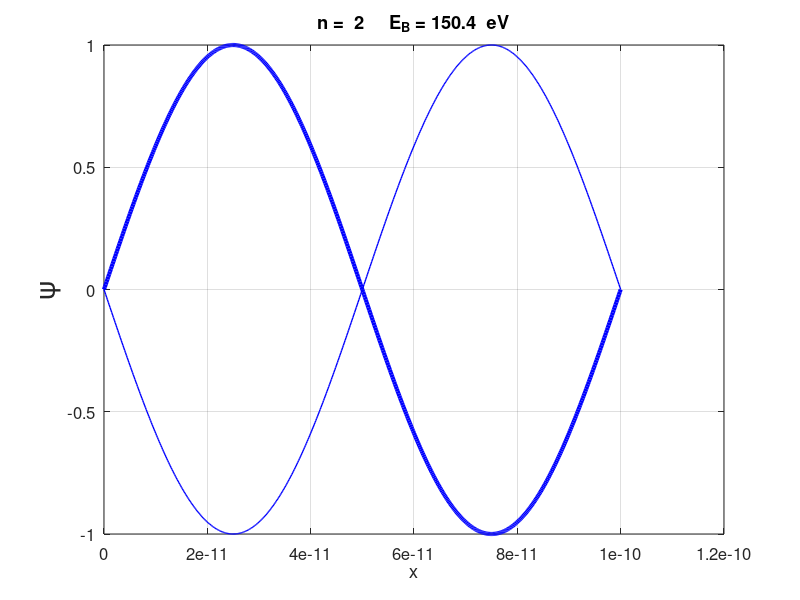
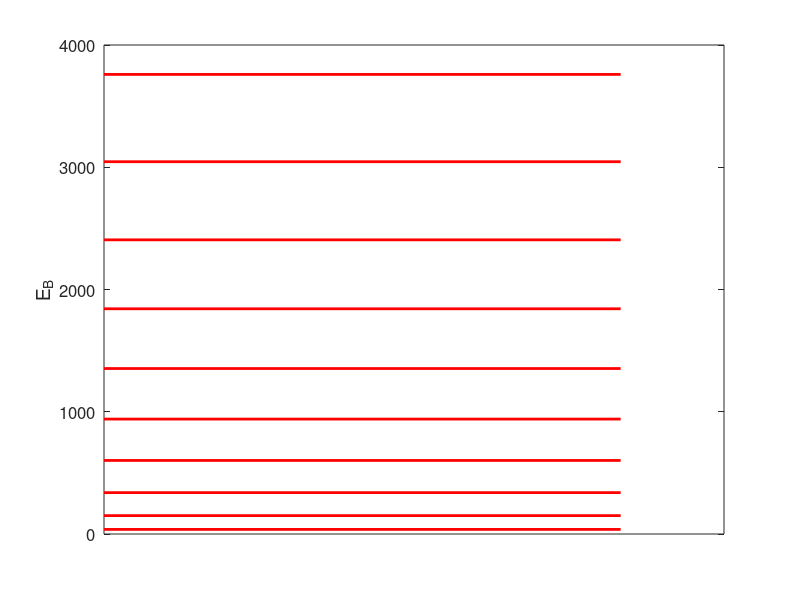

These charts were generated, in order, by the following MATLAB code:
% qmInfWellm

% QUANTUM MECHANICS
%  An electron in an infinitely deep square well 
%  Schrodinger Equation : eigenvalue and eigenfunctions
%  Spatial wavefunction
% Binding energy spectrum

% Ian Cooper
% email: matlabvisualphysics@gmail.com
% 200425 / Matlab version R2020a

% DOING PHYSICS WITH MATLAB 
%    http://www.physics.usyd.edu.au/teach_res/mp/mphome.htm
% Reference page for documentation and notes
%    http://www.physics.usyd.edu.au/teach_res/mp/doc/qmPotential.htm
% Download Location
%    http://www.physics.usyd.edu.au/teach_res/mp/mscripts/
  

clear 
close all
clc


% INPUTS  =============================================================

% STATE: Principle quantum Number   n = 1,2,3, ...  
  n = 2;
% Number of grid points
  N = 599;
% Length of rod [m]
  L = 0.1e-9;
  
% CONSTANTS  ==========================================================
% Planck constant [ J.s] / Reduced Planck's constant
  h = 6.626070040e-34;            
  hbar = 1.054571800e-34; 
% Electron mass [kg] / electron charge  [C] 
  me = 9.10938356e-31; 
  e = 1.6021766208e-19;
  
  
% CALCULATIONS  ======================================================
% Spatial domain  [m]
  x = linspace(0,L,N+2);
  dx = x(2) - x(1);
  
% Eigenvalue Matrix A: eigenfunctions (eignFN) / eigenvalues (eignV) 
  off = ones(N-1,1);
  A = - diag(off,-1) + 2*eye(N) - diag(off,1) ;
  

  [eignFN, eignV] = eig(A);


 
% Spatial Wavefunction  psi
  psi = zeros(N+2,1);
  psi(2:N+1) = eignFN(:,n);
  psi = psi ./max(psi);

 
  
% Eigenvalue (coloumn vector)
  K = diag(eignV);
% Binding energy
  EB = K .* (hbar^2/(2*me*dx^2)/e); 

% GRAPHICS  ===========================================================  
figure(1)
  set(gcf,'units','normalized');
  set(gcf,'position',[0.02 0.1 0.30 0.25]);
  set(gcf,'color','w');
  
  plot(x,psi,'b','linewidth',3)
  hold on
  plot(x,-psi,'b','linewidth',1)
  grid on
  xlabel('x')
  txt = sprintf('n = %2.0f     E_B = %4.1f  eV',n,EB(n));
  title(txt)
  set(gca,'fontsize',12)
  ylabel('\psi','fontsize',20)
  
figure(2)
  set(gcf,'units','normalized');
  set(gcf,'position',[0.4 0.1 0.30 0.35]);
  set(gcf,'color','w');
  hold on
  
  for c = 1:10
   plot([0 L], [EB(c) EB(c)],'r','linewidth',2)
  end
  box on
  set(gca,'fontsize',12)
  ylabel('E_B','fontsize',14)
  set(gca, 'xtick', [-100 100]);
